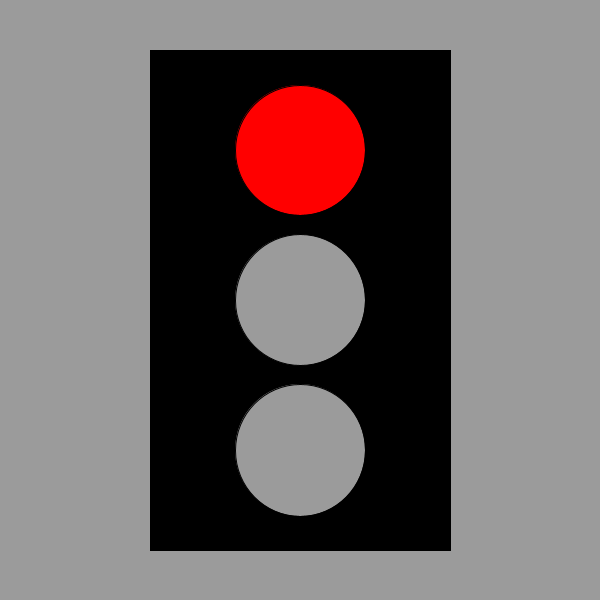
Frame 1 (no input)
Frame 60 (the mouse pressed at the canvas centre just before this capture): identical to frame 1, image omitted
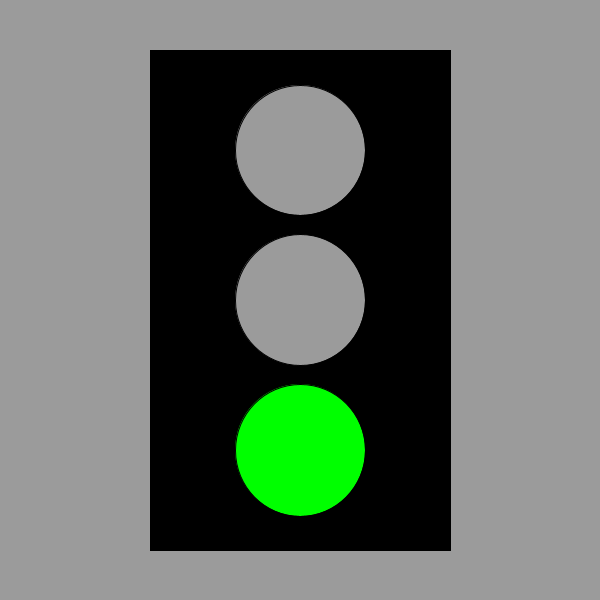
Frame 120 (the mouse held since frame 60 and released just before this capture)

The Processing sketch that drew these frames (run headless with seeded random() and noise(); from frame 60 on, the mouse is pressed at the canvas centre):

// Processing sketch: TaskThree
// ── TaskThree.pde
// Task 3

//3.a

void setup() {
size(600,600);
fill(255);
}

void draw() {

color colourBackground = color(155);
color colourGreen = color(0,255,0);
color colourYellow = color(255,255,0);
color colourRed = color(255,0,0);

background(colourBackground);
fill(0);
rect(150, 50, 300, 500);

int startX = 300;
int startY = 150;
int sizeX = 130;
int sizeY = 130;
int space = 20;
int rows = 3;

/* for(int row = 0; row < rows; row++) {
  ellipse(startX, startY + row * (sizeY+space), sizeX, sizeY + row);
} 
*/ 

/*
fill(colourRed);
ellipse(startX, startY + 0 * (sizeY+space), sizeX, sizeY + 0);
fill(colourYellow);
ellipse(startX, startY + 1 * (sizeY+space), sizeX, sizeY + 1);
fill(colourGreen);
ellipse(startX, startY + 2 * (sizeY+space), sizeX, sizeY + 2);
*/

// 3.b gray color

  if (mouseY < width/4) {
    fill(colourRed);
    ellipse(startX, startY + 0 * (sizeY+space), sizeX, sizeY + 0);
    fill(155);
    ellipse(startX, startY + 1 * (sizeY+space), sizeX, sizeY + 1);
    fill(155);
    ellipse(startX, startY + 2 * (sizeY+space), sizeX, sizeY + 2);
  } 
  else if (mouseY < 2* width/4) {
    fill(155);
    ellipse(startX, startY + 0 * (sizeY+space), sizeX, sizeY + 0);
    fill(colourYellow);
    ellipse(startX, startY + 1 * (sizeY+space), sizeX, sizeY + 1);
    fill(155);
    ellipse(startX, startY + 2 * (sizeY+space), sizeX, sizeY + 2);
  }
  else if (mouseY < 4* width/4) {
    fill(155);
    ellipse(startX, startY + 0 * (sizeY+space), sizeX, sizeY + 0);
    fill(155);
    ellipse(startX, startY + 1 * (sizeY+space), sizeX, sizeY + 1);
    fill(colourGreen);
    ellipse(startX, startY + 2 * (sizeY+space), sizeX, sizeY + 2);
  }
}
